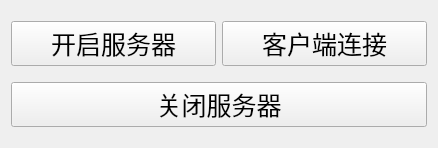
<?xml version="1.0" encoding="UTF-8"?>
<ui version="4.0">
 <class>Widget</class>
 <widget class="QWidget" name="Widget">
  <property name="geometry">
   <rect>
    <x>0</x>
    <y>0</y>
    <width>438</width>
    <height>148</height>
   </rect>
  </property>
  <property name="windowTitle">
   <string>Widget</string>
  </property>
  <property name="styleSheet">
   <string notr="true">font-size: 25px</string>
  </property>
  <layout class="QGridLayout" name="gridLayout">
   <item row="0" column="0">
    <widget class="QPushButton" name="openServer">
     <property name="text">
      <string>开启服务器</string>
     </property>
    </widget>
   </item>
   <item row="0" column="1">
    <widget class="QPushButton" name="connect">
     <property name="text">
      <string>客户端连接</string>
     </property>
    </widget>
   </item>
   <item row="1" column="0" colspan="2">
    <widget class="QPushButton" name="closeServer">
     <property name="text">
      <string>关闭服务器</string>
     </property>
    </widget>
   </item>
  </layout>
 </widget>
 <resources/>
 <connections/>
</ui>
